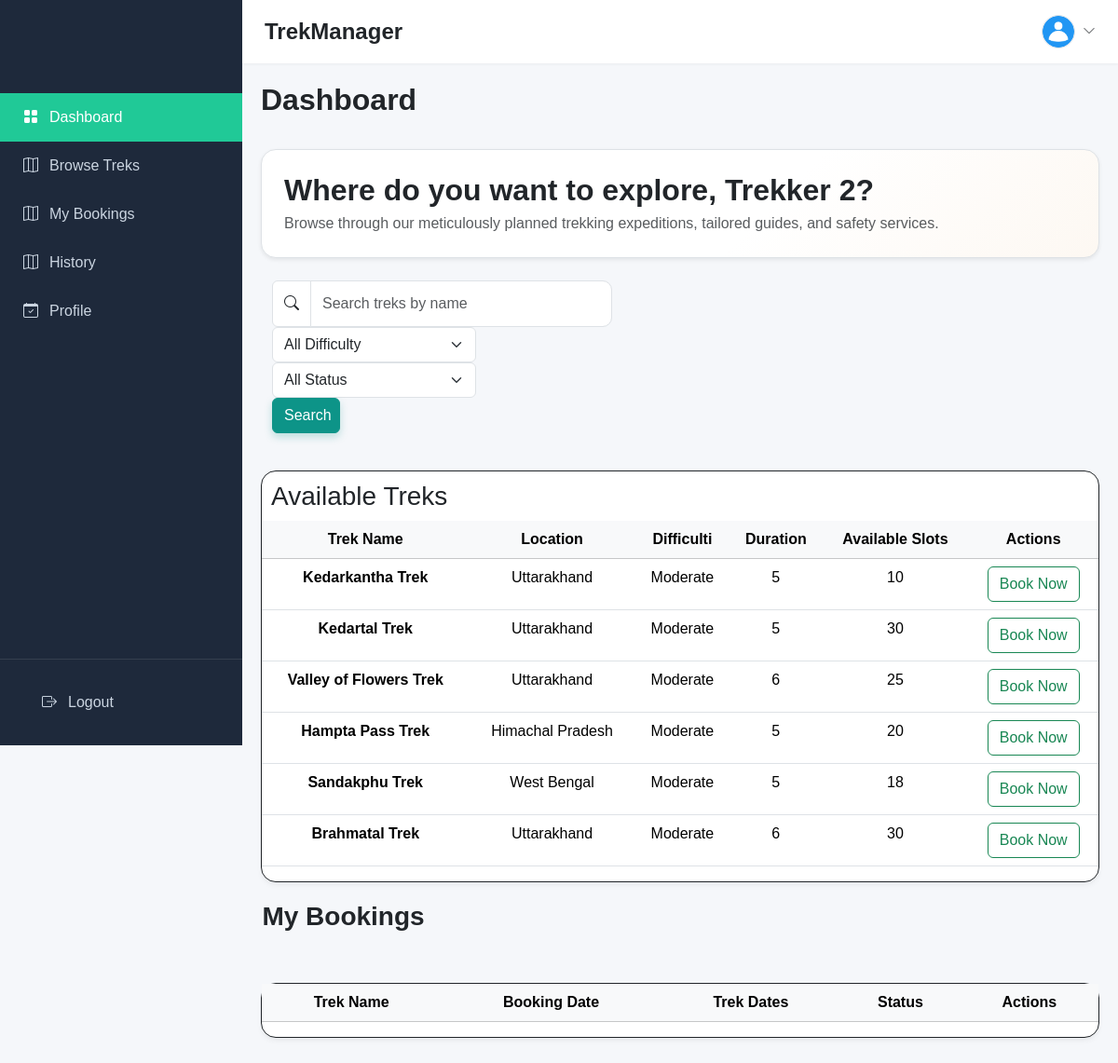
Before: /trekker/2 with the older database file.
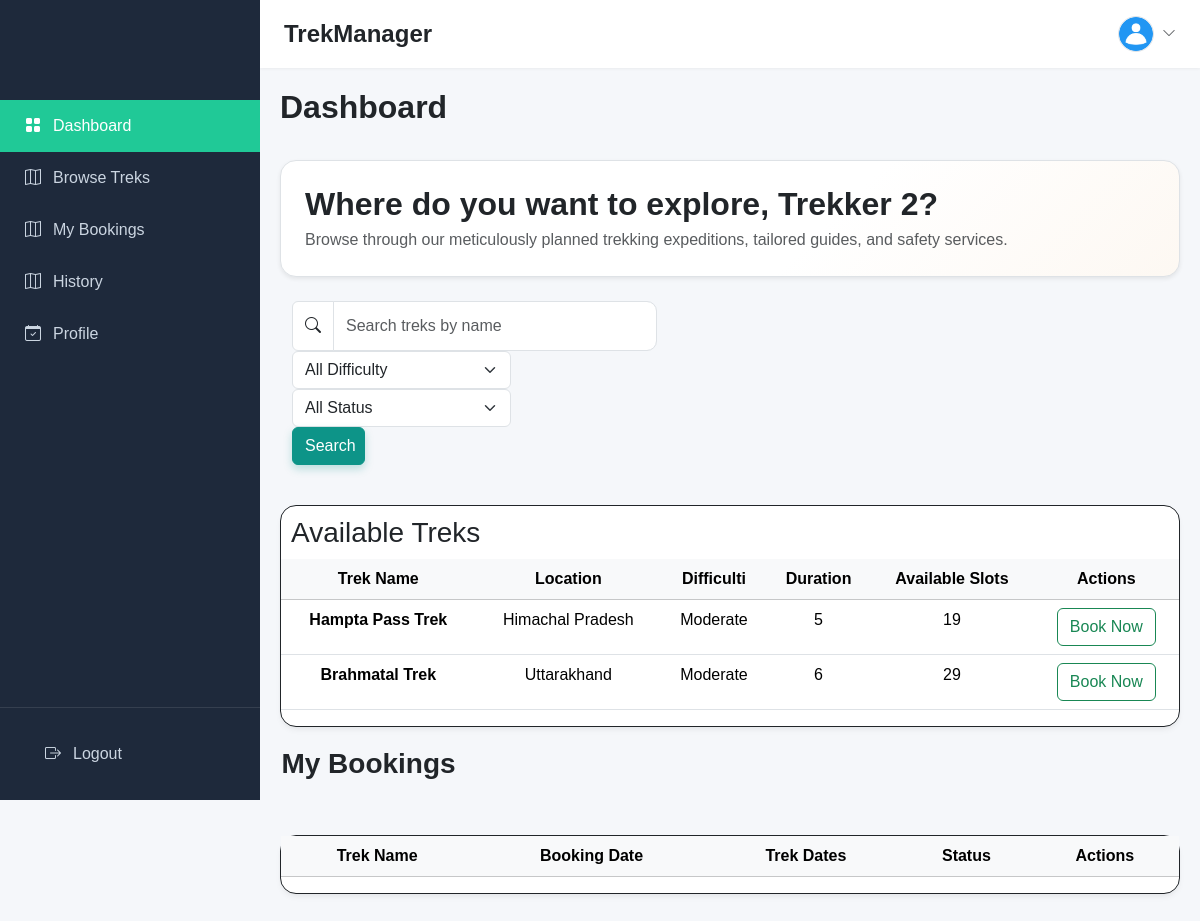
After: the same page with the newer database file.
### application/models.py (models this page shows)
class Trek(db.Model):
    __tablename__ = "treks"
    id = db.Column(db.Integer, primary_key=True)
    trekname = db.Column(db.String(), nullable = False)
    location = db.Column(db.String(), nullable = False)
    difficulty = db.Column(db.String(), nullable = False, default = 'Moderate')
    duration = db.Column(db.String(), nullable = False)
    slots = db.Column(db.Integer(), nullable = False)
    status = db.Column(db.String(), default = 'pending') #Pending, Approved, Open, Full, Closed, Completed
    start_date = db.Column(db.DateTime(), nullable = False)
    end_date = db.Column(db.DateTime(), nullable = False)
    description = db.Column(db.Text(), nullable = False)
    sname = db.Column(db.String(), nullable = False)
    staff_id = db.Column(db.Integer, db.ForeignKey('staff_profile.id'))
    bookings = db.relationship('Booking', backref='trek', lazy=True, cascade='all, delete-orphan')

### application/auth.py (the view)
@auth_bp.route('/trekker/<int:trekker_id>')
def trekker(trekker_id):
    trekker_profile = Trekker.query.get(trekker_id)
    if not trekker_profile:
        return redirect(url_for('auth.login'))
    query = Trek.query.filter(Trek.status.in_(['Open', 'Upcoming', 'Approved']))
    search = request.args.get("search", "")
    difficulty = request.args.get("difficulty", "")
    status = request.args.get("status", "")
    if search:
        query = query.filter(
            Trek.name.ilike(f"%{search}%")
        )
    if difficulty:
        query = query.filter(
            Trek.difficulty == difficulty
        )
    if status:
        query = query.filter(
            Trek.status == status
        )
    treks = query.all()
    my_bookings = Booking.query.filter_by(user_id=trekker_profile.user_id).all()
    return render_template('templates/user/user_dashboard.html', trekker_profile=trekker_profile, treks=treks, my_bookings=my_bookings)

### templates/user/user_dashboard.html (shortened to what the changed rows need)
<!DOCTYPE html>
<html lang="en">
<head>
    <link href="https://cdn.jsdelivr.net/npm/bootstrap@5.3.3/dist/css/bootstrap.min.css" rel="stylesheet">
    <link href="https://cdn.jsdelivr.net/npm/bootstrap-icons@1.11.3/font/bootstrap-icons.css" rel="stylesheet">
    <link rel="stylesheet" href="/static/style.css">
</head>
<body>
<div class="wrapper">
    <main class="main-content">
        <header class="top-navbar">
            <div class="d-flex align-items-center gap-2">
                <h1 class="h4 mb-0 fw-bold d-none d-sm-block">TrekManager</h1>
            </div>
        </header>
        <div class="content-body">
            <div style="margin-bottom: 30px;">
                <div class="row align-items-center">
                    <div class="col-md-8">
                        <h2 class="fw-bold mb-1">Dashboard</h2>
                    </div>
                </div>
            </div>
            <div class="p-4 border rounded-4 bg-white mb-4 shadow-sm" style="background: linear-gradient(135deg, #ffffff 60%, rgba(217, 119, 6, 0.05) 100%);">
                <h2 class="fw-bold mb-1">Where do you want to explore, {{ trekker_profile.user.fullname }}?</h2>
            </div>
        </div>
        <div class="main-table">
            <table class="table text-center table-hover">
                <thead class="table-light">
                    <tr>
                    <th scope="col">Trek Name</th>
                    <th scope="col">Location</th>
                    <th scope="col">Difficulti</th>
                    <th scope="col">Duration</th>
                    <th scope="col">Available Slots</th>
                    <th scope="col">Actions</th>
                    </tr>
                </thead>
                <tbody>
                    {% if treks %}
                        {% for trek in treks %}
                        <tr>
                            <th scope="row">{{ trek.trekname }}</th>
                            <td>{{ trek.location }}</td>
                            <td>{{ trek.difficulty }}</td>
                            <td>{{ trek.duration }}</td>
                            <td>{{ trek.slots }}</td>
                            <td>
                                <a href="{{ url_for('auth.view_trek', trek_id=trek.id, trekker_id=trekker_profile.id)}}" class="btn btn-outline-success">
                                    Book Now</a>
                            </td>
                        </tr>
                        {% endfor %}
                    {% else %}
                        <tr>
                            <td colspan="6" class="text-muted">No available treks right now.</td>
                        </tr>
                    {% endif %}
                </tbody>
            </table>
        </div>
        <div class="main-table">
            <table class="table text-center table-hover">
                <thead class="table-light">
                    <tr>
                    <th scope="col">Trek Name</th>
                    <th scope="col">Booking Date</th>
                    <th scope="col">Trek Dates</th>
                    <th scope="col">Status</th>
                    <th scope="col">Actions</th>
                    </tr>
                </thead>
            </table>
        </div>
    </main>
</body>
</html>

Changed rows visible on the page:
no longer on this page (row edited): Trek: trekname "Kedarkantha Trek", location "Uttarakhand", difficulty "Moderate", duration "5", slots "10"
no longer on this page (row edited): Trek: trekname "Kedartal Trek", location "Uttarakhand", difficulty "Moderate", duration "5", slots "30"
no longer on this page (row edited): Trek: trekname "Valley of Flowers Trek", location "Uttarakhand", difficulty "Moderate", duration "6", slots "25"
no longer on this page (row edited): Trek: trekname "Sandakphu Trek", location "West Bengal", difficulty "Moderate", duration "5", slots "18"
changed Trek "Hampta Pass Trek": slots "20" → "19"
changed Trek "Brahmatal Trek": slots "30" → "29"
